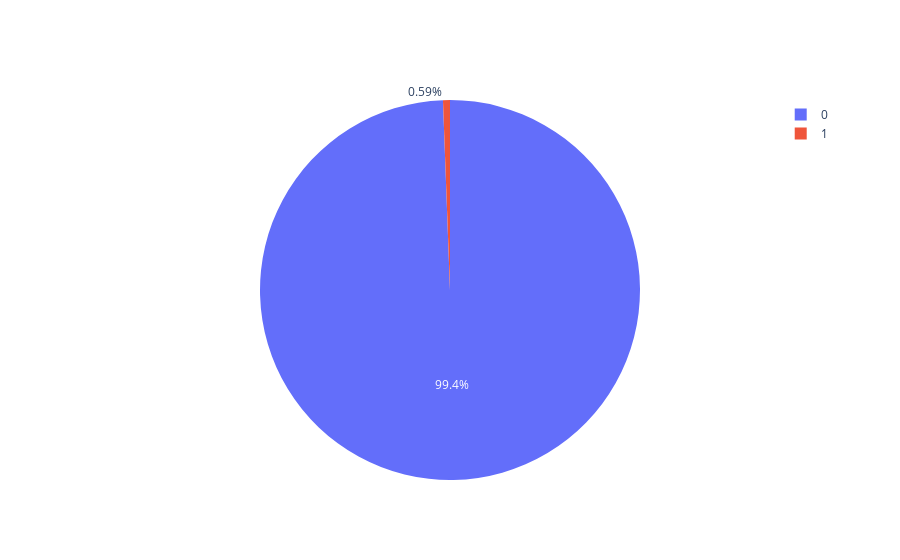

The notebook cell this image was saved under:
### Code cell
fig.show()

### Figure 1 — Plotly figure (JSON) as saved in the notebook; plotly's stock layout.template omitted (floating-point values rounded to 4 significant figures)
{"data": [{"labels": [0, 1], "type": "pie", "values": [9941, 59]}], "layout": {}}
